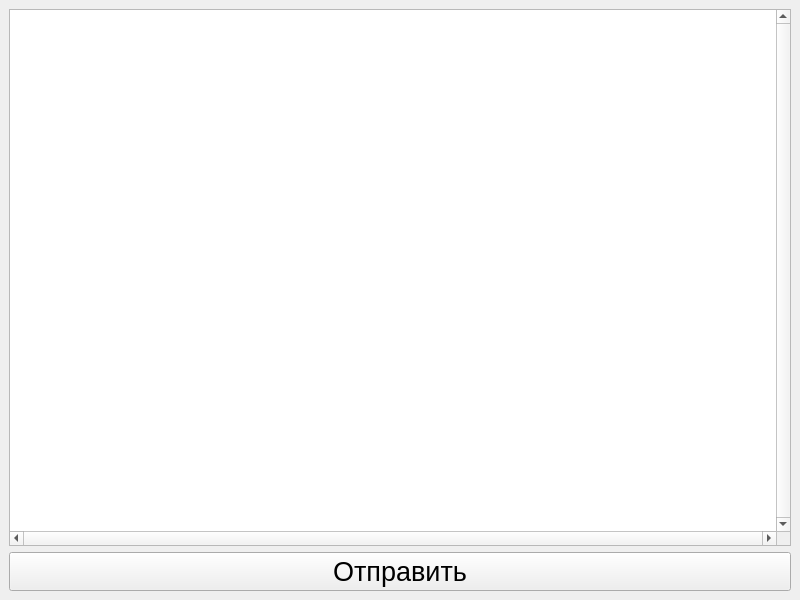
<?xml version="1.0" encoding="UTF-8"?>
<ui version="4.0">
 <class>MainWindow</class>
 <widget class="QMainWindow" name="MainWindow">
  <property name="geometry">
   <rect>
    <x>0</x>
    <y>0</y>
    <width>800</width>
    <height>600</height>
   </rect>
  </property>
  <property name="font">
   <font>
    <pointsize>20</pointsize>
   </font>
  </property>
  <property name="windowTitle">
   <string>Sender/Receiver</string>
  </property>
  <widget class="QWidget" name="centralwidget">
   <layout class="QVBoxLayout" name="verticalLayout">
    <item>
     <widget class="QTextEdit" name="textEdit">
      <property name="verticalScrollBarPolicy">
       <enum>Qt::ScrollBarAlwaysOn</enum>
      </property>
      <property name="horizontalScrollBarPolicy">
       <enum>Qt::ScrollBarAlwaysOn</enum>
      </property>
      <property name="html">
       <string>&lt;!DOCTYPE HTML PUBLIC &quot;-//W3C//DTD HTML 4.0//EN&quot; &quot;http://www.w3.org/TR/REC-html40/strict.dtd&quot;&gt;
&lt;html&gt;&lt;head&gt;&lt;meta name=&quot;qrichtext&quot; content=&quot;1&quot; /&gt;&lt;style type=&quot;text/css&quot;&gt;
p, li { white-space: pre-wrap; }
&lt;/style&gt;&lt;/head&gt;&lt;body style=&quot; font-family:'MS Shell Dlg 2'; font-size:20pt; font-weight:400; font-style:normal;&quot;&gt;
&lt;p align=&quot;center&quot; style=&quot;-qt-paragraph-type:empty; margin-top:0px; margin-bottom:0px; margin-left:0px; margin-right:0px; -qt-block-indent:0; text-indent:0px;&quot;&gt;&lt;br /&gt;&lt;/p&gt;&lt;/body&gt;&lt;/html&gt;</string>
      </property>
     </widget>
    </item>
    <item>
     <widget class="QPushButton" name="btn">
      <property name="font">
       <font>
        <pointsize>20</pointsize>
       </font>
      </property>
      <property name="text">
       <string>Отправить</string>
      </property>
     </widget>
    </item>
   </layout>
  </widget>
 </widget>
 <resources/>
 <connections/>
</ui>
